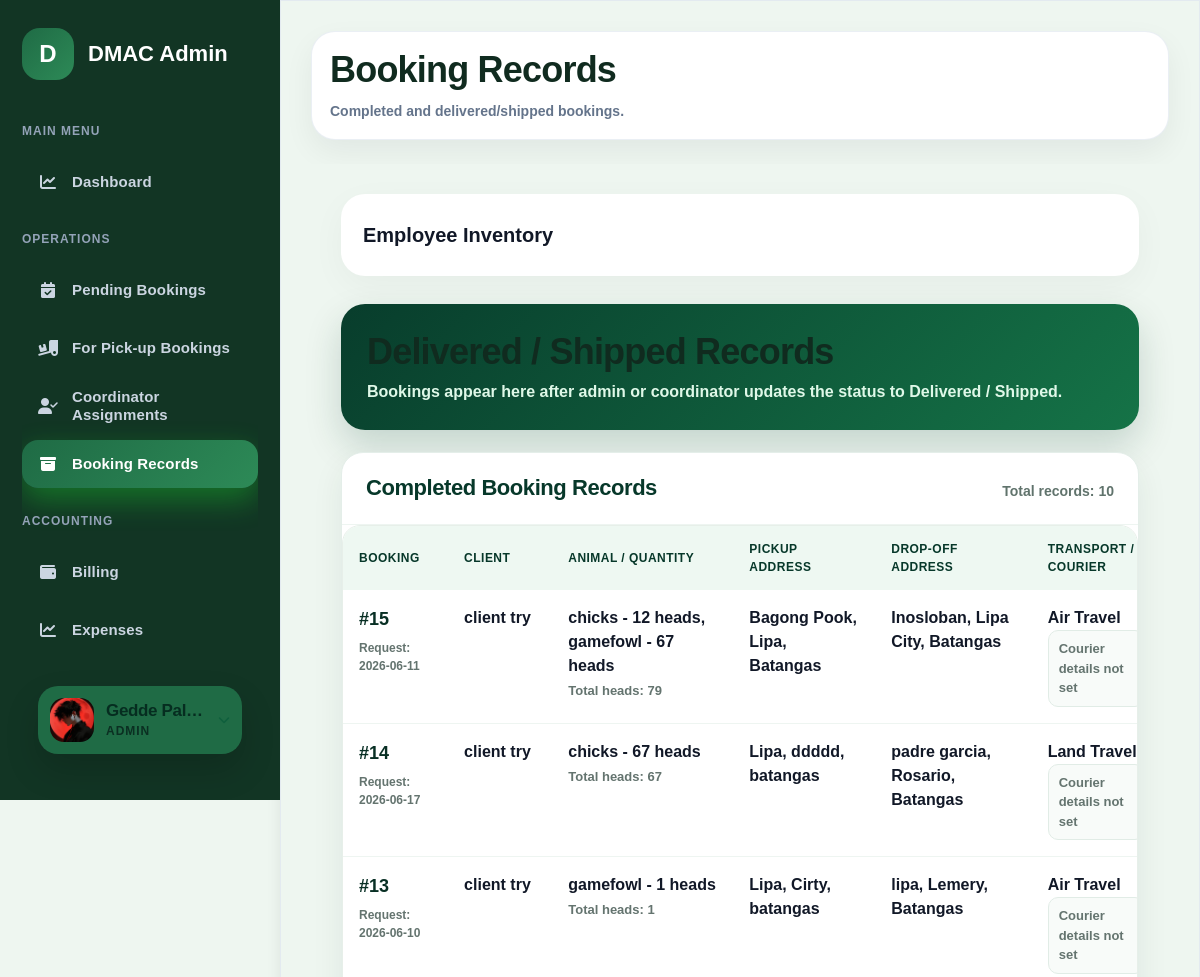
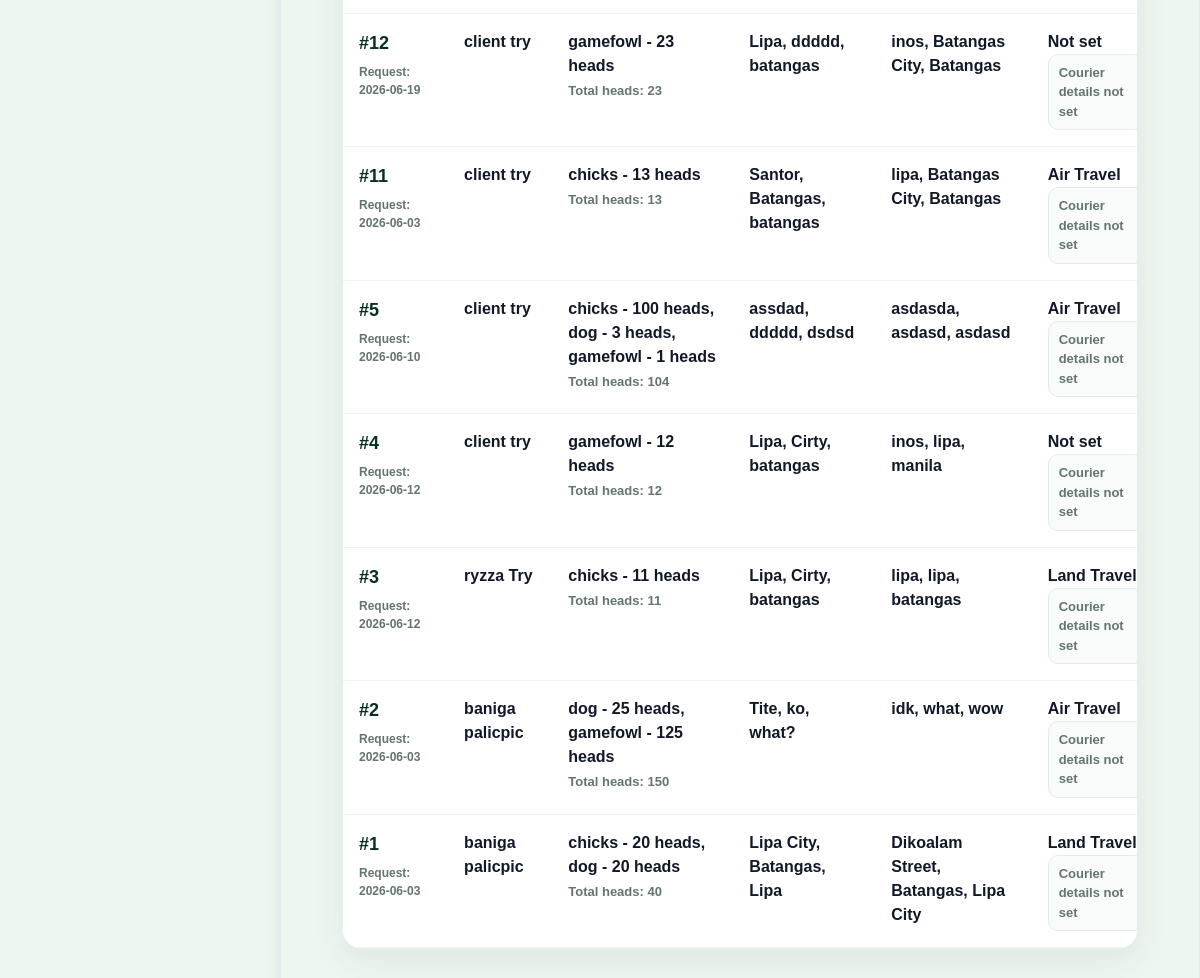
The app's page /dmac-shipping/app/views/staff/booking-records.php (signed in) with its own data (2 pictures, top to bottom).
### tables this page shows
CREATE TABLE `employee` (
  `emp_ID` int(11) NOT NULL,
  `dept_ID` int(11) NOT NULL,
  `emp_firstname` varchar(255) NOT NULL,
  `emp_lastname` varchar(255) NOT NULL,
  `emp_contact` varchar(20) NOT NULL,
  `emp_email` varchar(255) NOT NULL,
  `emp_password` varchar(255) NOT NULL,
  `registered_since` timestamp NOT NULL DEFAULT current_timestamp(),
  `deleted_at` timestamp NULL DEFAULT NULL,
  `account_status` enum('pending','approved','rejected') NOT NULL DEFAULT 'pending',
  `is_super_admin` tinyint(1) NOT NULL DEFAULT 0,
  `last_login_at` datetime DEFAULT NULL,
  `failed_login_count` int(11) NOT NULL DEFAULT 0,
  `locked_until` datetime DEFAULT NULL,
  `force_password_change` tinyint(1) NOT NULL DEFAULT 0,
  `profile_image` varchar(255) DEFAULT NULL
);

CREATE TABLE `booking` (
  `booking_ID` int(11) NOT NULL,
  `client_ID` int(11) NOT NULL,
  `pickup_ID` int(11) NOT NULL,
  `receiver_ID` int(11) NOT NULL,
  `transport_ID` int(11) DEFAULT NULL,
  `booking_status` enum('PENDING REVIEW','PROCESSING','FOR PICK-UP','PREPARING FOR TRANSIT','IN TRANSIT','DELIVERED/SHIPPED','CANCELLED') NOT NULL DEFAULT 'PENDING REVIEW',
  `booking_startdate` timestamp NOT NULL DEFAULT current_timestamp(),
  `booking_requestdate` date DEFAULT NULL,
  `booking_enddate` date DEFAULT NULL,
  `terms_accepted` tinyint(1) NOT NULL DEFAULT 0,
  `insurance_accepted` tinyint(1) NOT NULL DEFAULT 0,
  `agreement_accepted_at` timestamp NULL DEFAULT NULL
);

CREATE TABLE `client` (
  `client_ID` int(11) NOT NULL,
  `client_firstname` varchar(255) NOT NULL,
  `client_lastname` varchar(255) NOT NULL,
  `client_contact` varchar(20) NOT NULL,
  `client_email` varchar(255) NOT NULL,
  `client_password` varchar(255) NOT NULL,
  `created_at` timestamp NOT NULL DEFAULT current_timestamp(),
  `deleted_at` timestamp NULL DEFAULT NULL,
  `last_login_at` datetime DEFAULT NULL,
  `failed_login_count` int(11) NOT NULL DEFAULT 0,
  `locked_until` datetime DEFAULT NULL,
  `profile_image` varchar(255) DEFAULT NULL
);

CREATE TABLE `pickup` (
  `pickup_ID` int(11) NOT NULL,
  `contact_firstname` varchar(255) NOT NULL,
  `contact_lastname` varchar(255) NOT NULL,
  `contact_number` varchar(20) NOT NULL,
  `pickup_street` varchar(255) NOT NULL,
  `pickup_municipality` varchar(255) NOT NULL,
  `pickup_province` varchar(255) NOT NULL,
  `pickup_fee` decimal(10,2) DEFAULT 0.00
);

CREATE TABLE `receiver` (
  `receiver_ID` int(11) NOT NULL,
  `receiver_firstname` varchar(255) NOT NULL,
  `receiver_lastname` varchar(255) NOT NULL,
  `receiver_contact` varchar(20) NOT NULL,
  `receiver_street` varchar(255) NOT NULL,
  `receiver_municipality` varchar(255) NOT NULL,
  `receiver_province` varchar(255) NOT NULL
);

### dmac-shipping/app/views/staff/booking-records.php (the view, shortened to what the rows shown need)
<?php
require_once __DIR__ . '/../../helpers/staff_nav.php';
require_once __DIR__ . '/../../models/Employee.php';
$db = (new Database())->getConnection();
$model = new Employee($db);
$records = $model->getBookingRecords();
function h($value) { return htmlspecialchars((string)$value, ENT_QUOTES, 'UTF-8'); }
function recordTransportLabel($record) {
    $id = (int)($record['transport_ID'] ?? 0);
    $type = strtoupper(trim((string)($record['shipment_type'] ?? '')));
    if ($id === 1 || $type === 'AIR') return 'Air Travel';
    if ($id === 2 || $type === 'LAND') return 'Land Travel';
    return 'Not set';
}
function recordCourierDetails($record) {
    $id = (int)($record['transport_ID'] ?? 0);
    $type = strtoupper(trim((string)($record['shipment_type'] ?? '')));
    $items = [];
    if ($id === 1 || $type === 'AIR') {
        if (!empty($record['shipper_agent'])) $items[] = '<strong>Agent:</strong> ' . h($record['shipper_agent']);
        if (!empty($record['airline_name'])) $items[] = '<strong>Airline:</strong> ' . h($record['airline_name']);
        if (!empty($record['flight_reference_number'])) $items[] = '<strong>Flight Ref:</strong> ' . h($record['flight_reference_number']);
    } elseif ($id === 2 || $type === 'LAND') {
        $driver = trim(($record['driver_firstname'] ?? '') . ' ' . ($record['driver_lastname'] ?? ''));
    }
    return $items ? implode('<br>', $items) : '<span class="muted">Courier details not set</span>';
}
?>
<!doctype html>
<html>
<head>
    <link href="https://cdn.jsdelivr.net/npm/bootstrap@5.3.3/dist/css/bootstrap.min.css" rel="stylesheet">
    <link rel="stylesheet" href="../../../public/css/all.css">
<link rel="stylesheet" href="https://cdnjs.cloudflare.com/ajax/libs/font-awesome/6.4.0/css/all.min.css">
</head>
<body class="dashboard-body">
<?php showStaffSidebar(); ?>
<div class="main-content">
    <header>
        <div class="header-title">
            <h1>Booking Records</h1>
        </div>
    </header>
    <main>
        <section class="records-hero">
            <h1>Delivered / Shipped Records</h1>
        </section>
        <section class="records-panel">
            <div class="panel-head">
                <h2>Completed Booking Records</h2>
            </div>
            <?php if (empty($records)): ?>
                <div class="empty-state"><i class="fa-regular fa-folder-open"></i><br>No delivered/shipped records yet.</div>
            <?php else: ?>
                <div class="records-table-wrap">
                    <table class="records-table">
                        <thead>
                            <tr>
                                <th>Booking</th>
                                <th>Client</th>
                                <th>Animal / Quantity</th>
                                <th>Pickup Address</th>
                                <th>Drop-off Address</th>
                                <th>Transport / Courier</th>
                            </tr>
                        </thead>
                        <tbody>
                            <?php foreach ($records as $record): ?>
                                <tr>
                                    <td>
                                        <div class="booking-title">#<?= h($record['booking_ID']) ?></div>
                                        <div class="meta-line">Request: <?= h($record['booking_requestdate']) ?></div>
                                    </td>
                                    <td><?= h($record['client_firstname'] . ' ' . $record['client_lastname']) ?></td>
                                    <td>
                                        <?= h($record['animal_details']) ?><br>
                                        <span class="muted">Total heads: <?= h($record['total_heads']) ?></span>
                                    </td>
                                    <td><?= h(trim(($record['pickup_street'] ?? '') . ', ' . ($record['pickup_municipality'] ?? '') . ', ' . ($record['pickup_province'] ?? ''), ', ')) ?></td>
                                    <td><?= h(trim(($record['receiver_street'] ?? '') . ', ' . ($record['receiver_municipality'] ?? '') . ', ' . ($record['receiver_province'] ?? ''), ', ')) ?></td>
                                    <td>
                                        <strong><?= h(recordTransportLabel($record)) ?></strong>
                                        <div class="transport-details"><?= recordCourierDetails($record) ?></div>
                                    </td>
                                </tr>
                            <?php endforeach; ?>
                        </tbody>
                    </table>
                </div>
            <?php endif; ?>
        </section>
    </main>
</div>
</body>
</html>

### dmac-shipping/app/helpers/staff_nav.php (shortened to what the rows shown need)
<?php
function dmacStaffSidebarProfileData() {
    $data = [
        'name' => $_SESSION['employee_name'] ?? 'Admin User',
        'subtitle' => $_SESSION['employee_role'] ?? 'Staff Account',
        'image' => ''
    ];
    try {
        $empID = (int)($_SESSION['employee_id'] ?? 0);
        if ($empID > 0) {
            $db = (new Database())->getConnection();
            $stmt = $db->prepare("SELECT emp_firstname, emp_lastname, emp_email, profile_image FROM employee WHERE emp_ID = ? LIMIT 1");
            $stmt->execute([$empID]);
            $row = $stmt->fetch(PDO::FETCH_ASSOC);
            if ($row) {
                $fullName = trim(($row['emp_firstname'] ?? '') . ' ' . ($row['emp_lastname'] ?? ''));
                if ($fullName !== '') {
                    $data['name'] = $fullName;
                }
                $data['image'] = $row['profile_image'] ?? '';
            }
        }
    } catch (Exception $e) {
        error_log('Staff sidebar profile load error: ' . $e->getMessage());
    }
    return $data;
}
function dmacSidebarImageSrc($path) {
    $path = trim((string)$path);
    $path = ltrim($path, '/');
    return '../../../' . $path;
}
function dmacStaffProfileCard() {
    $profile = dmacStaffSidebarProfileData();
    $imageSrc = dmacSidebarImageSrc($profile['image'] ?? '');
?>
    <div class="sidebar-profile">
        <button type="button" class="sidebar-profile-toggle" aria-expanded="false">
            <span class="sidebar-profile-avatar">
                <?php if ($imageSrc): ?>
                    <img src="<?= htmlspecialchars($imageSrc, ENT_QUOTES, 'UTF-8') ?>" alt="Profile Picture">
                <?php else: ?>
                    <i class="fa-solid fa-circle-user"></i>
                <?php endif; ?>
            </span>
        </button>
    </div>
<?php
}
function showStaffSidebar($title = 'DMAC Admin') {
?>
<aside class="sidebar staff-sidebar">
    <div class="brand">
        <div>
            <h2><?= htmlspecialchars($title, ENT_QUOTES, 'UTF-8') ?></h2>
        </div>
    </div>
    <?php dmacStaffProfileCard(); ?>
</aside>
<?php
}
?>

### records on screen
employee: profile_image (picture)
booking: booking_ID "15", booking_requestdate "2026-06-11", client_ID.client_lastname "client try", animal_details "chicks - 12 heads, gamefowl - 67 heads", total_heads "79", pickup_ID.pickup_province "Bagong Pook, Lipa, Batangas", receiver_ID.receiver_province "Inosloban, Lipa City, Batangas", transport_ID "Air Travel"
booking: booking_ID "14", booking_requestdate "2026-06-17", client_ID.client_lastname "client try", animal_details "chicks - 67 heads", total_heads "67", pickup_ID.pickup_province "Lipa, ddddd, batangas", receiver_ID.receiver_province "padre garcia, Rosario, Batangas", transport_ID "Land Travel"
booking: booking_ID "13", booking_requestdate "2026-06-10", client_ID.client_lastname "client try", animal_details "gamefowl - 1 heads", total_heads "1", pickup_ID.pickup_province "Lipa, Cirty, batangas", receiver_ID.receiver_province "lipa, Lemery, Batangas", transport_ID "Air Travel"
booking: booking_ID "12", booking_requestdate "2026-06-19", client_ID.client_lastname "client try", animal_details "gamefowl - 23 heads", total_heads "23", pickup_ID.pickup_province "Lipa, ddddd, batangas", receiver_ID.receiver_province "inos, Batangas City, Batangas", record "Not set"
booking: booking_ID "11", booking_requestdate "2026-06-03", client_ID.client_lastname "client try", animal_details "chicks - 13 heads", total_heads "13", pickup_ID.pickup_province "Santor, Batangas, batangas", receiver_ID.receiver_province "lipa, Batangas City, Batangas", transport_ID "Air Travel"
booking: booking_ID "5", booking_requestdate "2026-06-10", client_ID.client_lastname "client try", animal_details "chicks - 100 heads, dog - 3 heads, gamefowl - 1 heads", total_heads "104", pickup_ID.pickup_province "assdad, ddddd, dsdsd", receiver_ID.receiver_province "asdasda, asdasd, asdasd", transport_ID "Air Travel"
booking: booking_ID "4", booking_requestdate "2026-06-12", client_ID.client_lastname "client try", animal_details "gamefowl - 12 heads", total_heads "12", pickup_ID.pickup_province "Lipa, Cirty, batangas", receiver_ID.receiver_province "inos, lipa, manila", record "Not set"
booking: booking_ID "3", booking_requestdate "2026-06-12", client_ID.client_lastname "ryzza Try", animal_details "chicks - 11 heads", total_heads "11", pickup_ID.pickup_province "Lipa, Cirty, batangas", receiver_ID.receiver_province "lipa, lipa, batangas", transport_ID "Land Travel"
booking: booking_ID "2", booking_requestdate "2026-06-03", client_ID.client_lastname "baniga palicpic", animal_details "dog - 25 heads, gamefowl - 125 heads", total_heads "150", pickup_ID.pickup_province "Tite, ko, what?", receiver_ID.receiver_province "idk, what, wow", transport_ID "Air Travel"
booking: booking_ID "1", booking_requestdate "2026-06-03", client_ID.client_lastname "baniga palicpic", animal_details "chicks - 20 heads, dog - 20 heads", total_heads "40", pickup_ID.pickup_province "Lipa City, Batangas, Lipa", receiver_ID.receiver_province "Dikoalam Street, Batangas, Lipa City", transport_ID "Land Travel"

### other values on screen
$title "DMAC Admin"
$label "Dashboard Pending Bookings For Pick-up Bookings Coordinator Assignments Booking Records Billing Expenses"
$profile['name'] "Gedde Pal…"
$profile['subtitle'] "ADMIN"
count($records) "10"
